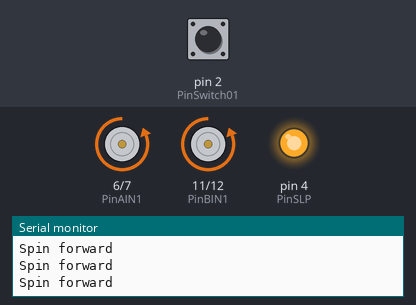
Bench run of a sketch on a simulated Arduino Uno, built with avr-gcc and run on an emulated ATmega328P. Parts: motor-driver pin pairs drawn as motors (green arrow = first pin HIGH = forward, orange = second pin HIGH = backward, longer = more drive), output pins drawn as LEDs (lit = HIGH), the last lines printed to the serial monitor. The inputs (shaded band) are chosen by the test bench; at power-on: pin 2 (PinSwitch01) HIGH.

Above: at 2.2 s.
2.3 s: pin 2 (PinSwitch01) pulled LOW for 0.15 s
At 5.2 s:
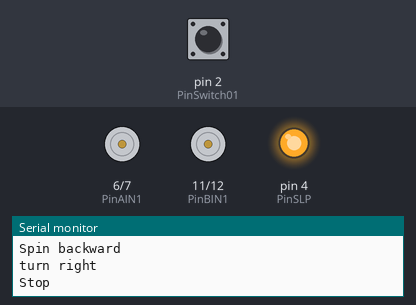
5.4 s: pin 2 (PinSwitch01) pulled LOW for 1 s
At 7.6 s:
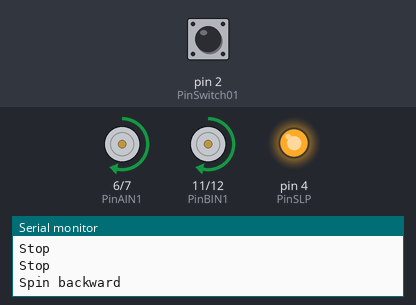
9.4 s: pin 2 (PinSwitch01) pulsed LOW 2 times (0.12 s each, 0.3 s apart)
At 11.8 s:
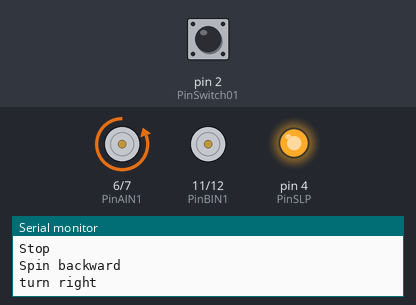
13.0 s: pin 2 (PinSwitch01) pulled LOW for 3.2 s
At 17.7 s:
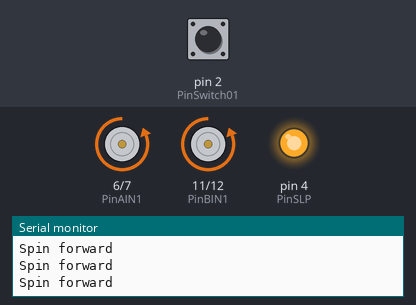
18.0 s: pin 2 (PinSwitch01) pulsed LOW 5 times (0.12 s each, 0.3 s apart)
At 18.5 s:
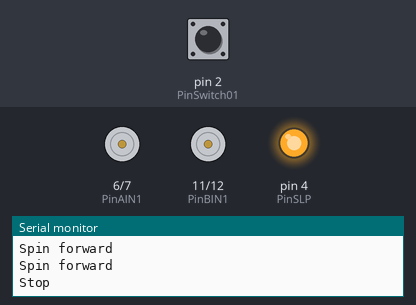
Timing chart, 0 to 23.0 s (numbered marks = the images above; inputs shaded):
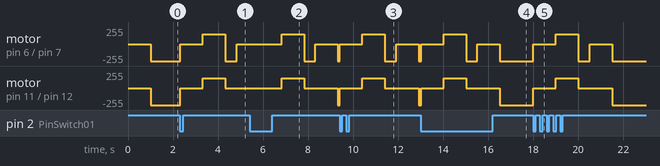

The sketch:

BiWheeledCar03.ino
```cpp
/*
Add contingency handling for car using simple polling

Christopher Lum and Amara Lum and Cora Lum
slowest motor turns = 100

Version History
11/14/21: created
11/24/21: Changed PinBIN1 to 11 so we do not use pin 10 which might be disabled by Servo library
*/

//Constants
int PinSLP    = 4;
int PinFLT    = 5;

int PinAIN1   = 6;
int PinAIN2   = 7;
int PinBIN1   = 11;
int PinBIN2   = 12;

//contingency
int PinSwitch01 = 2;
int state = 1;    //1 = nominal, 2 = contingency
int turnTime_ms = 500;

void setup() {
  //Serial
  Serial.begin(9600);

  //Pins
  pinMode(PinSLP,OUTPUT);
  pinMode(PinFLT,INPUT);
  pinMode(PinAIN1,OUTPUT);
  pinMode(PinAIN2,OUTPUT);
  pinMode(PinBIN1,OUTPUT);
  pinMode(PinBIN2,OUTPUT);
  pinMode(PinSwitch01,INPUT_PULLUP);

  //allow time to switch on car and extract hand
  delay(1000);

  //enable DRV8833 chip
  Serial.println("Enabling DRV8833");
  digitalWrite(PinSLP,HIGH);
}

void loop() {
  //determine state of the switch
  bool switch01Pressed = !digitalRead(PinSwitch01);

  //choose an action based on the state of the switch
  if(switch01Pressed==0) {
    goForward();

  } else {
    stopCar();
    goBackward();
    turnRight(turnTime_ms);
    stopCar();
  }

  Serial.println("");
}


void Performance01() {

  goForward();
  stopCar();
  goBackward();
  stopCar();
  turnRight(turnTime_ms);
  stopCar();
  turnLeft(turnTime_ms);
  stopCar();
}

void goSquare() {

  goForward();
  stopCar();
  turnRight(turnTime_ms);
  stopCar();
  goForward();
  stopCar();
  turnRight(turnTime_ms);
  stopCar();
  goForward();
  stopCar();
  turnRight(turnTime_ms);
  stopCar();
  goForward();
  stopCar();
  turnRight(turnTime_ms);
  stopCar();
}

//This makes the car go forward and slowly accelerates the velocity.
void accelerateForward() {
  Serial.println("Spin forward");
  digitalWrite(PinAIN1,LOW);
  analogWrite(PinAIN2,115);
  digitalWrite(PinBIN1,LOW);
  analogWrite(PinBIN2,115);
  delay(1000);

  digitalWrite(PinAIN1,LOW);
  analogWrite(PinAIN2,170);
  digitalWrite(PinBIN1,LOW);
  analogWrite(PinBIN2,170);
  delay(1000);

  digitalWrite(PinAIN1,LOW);
  analogWrite(PinAIN2,255);
  digitalWrite(PinBIN1,LOW);
  analogWrite(PinBIN2,255);
  delay(1000);
}

void stopCar() {
  Serial.println("Stop");
  digitalWrite(PinAIN1,LOW);
  digitalWrite(PinAIN2,LOW);
  digitalWrite(PinBIN1,LOW);
  digitalWrite(PinBIN2,LOW);
  delay(1000);
}

void accelerateBackward() {
  Serial.println("Spin backward");
  analogWrite(PinAIN1,115);
  digitalWrite(PinAIN2,LOW);
  analogWrite(PinBIN1,115);
  digitalWrite(PinBIN2,LOW);
  delay(1000);

  analogWrite(PinAIN1,170);
  digitalWrite(PinAIN2,LOW);
  analogWrite(PinBIN1,170);
  digitalWrite(PinBIN2,LOW);
  delay(1000);

  analogWrite(PinAIN1,255);
  digitalWrite(PinAIN2,LOW);
  analogWrite(PinBIN1,255);
  digitalWrite(PinBIN2,LOW);
  delay(1000);
}

//This makes the car turn right
void turnRight(int T) {
  Serial.println("turn right");
  analogWrite(PinAIN1,0);
  analogWrite(PinAIN2,150);
  analogWrite(PinBIN1,0);
  analogWrite(PinBIN2,0);
  delay(T);
}

//This makes the car turn left
void turnLeft(int T) {
  Serial.println("turn left");
  analogWrite(PinAIN1,0);
  analogWrite(PinAIN2,0);
  analogWrite(PinBIN1,0);
  analogWrite(PinBIN2,150);
  delay(T);
}

void goForward() {
  Serial.println("Spin forward");
  analogWrite(PinAIN1,0);
  analogWrite(PinAIN2,130);
  analogWrite(PinBIN1,0);
  analogWrite(PinBIN2,200);
}

void goBackward() {
  Serial.println("Spin backward");
  analogWrite(PinAIN1,150);
  analogWrite(PinAIN2,0);
  analogWrite(PinBIN1,150);
  analogWrite(PinBIN2,0);
  delay(1000);
}
```

Measured:
- after the input at 2.3 s, motor on pin 6 (PinAIN1) / pin 7 (PinAIN2): backward 255/255 → stopped at once, → forward 150/255 1.0 s later, → backward 255/255 1.0 s later, → stopped 0.50 s later; motor on pin 11 (PinBIN1) / pin 12 (PinBIN2): backward 255/255 → stopped at once, → forward 150/255 1.0 s later, → stopped 1.0 s later
- after the input at 5.4 s, motor on pin 6 (PinAIN1) / pin 7 (PinAIN2): stopped → forward 150/255 after 1.4 s, → backward 255/255 1.0 s later, → stopped 0.50 s later, → backward 255/255 1.0 s later; motor on pin 11 (PinBIN1) / pin 12 (PinBIN2): stopped → forward 150/255 after 1.4 s, → stopped 1.0 s later, → backward 255/255 1.5 s later
